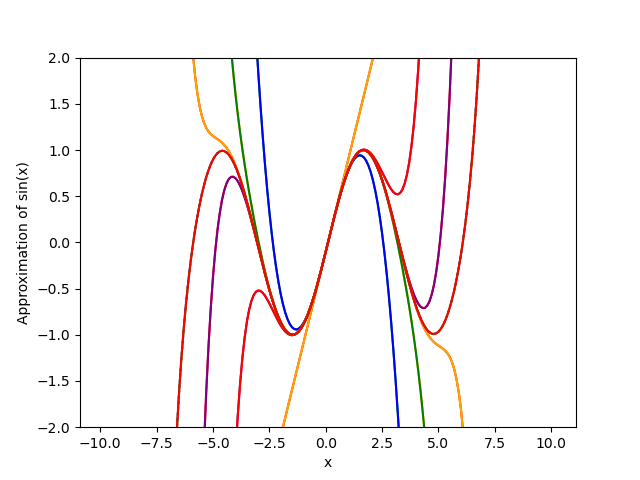

Write the Python code that produced this figure.
import numpy as np
import math as math #I was getting a warning that numpy.math.factorial was going to be removed in the future. This is what google told me to do so it doesn't break in the future. math.factorial()
import matplotlib.pyplot as pp

def factorial(n):
    y=math.factorial(n)
    return y
a=0
nmax=15

x=-10
x_values=[]
i=0
sin_approx=[]
approx=[[],[],[],[],[],[],[],[],[],[],[],[],[],[]]



while x<10:
    g=np.sin(a)
    for n in range(1,nmax):
        r=n%4
        if r==1:
            y=np.cos(a)
       
        elif r==2:
            y=-np.sin(a)
     
        elif r==3:
            y=-np.cos(a)

        else:
            y=np.sin(a)
        
        z=(y/factorial(n))*(x-a)**(n)
        g+=z
        approx[n-1].append(g)
   
    sin_approx.append(g)
    #print(i)

    #print(g)
    #print(np.sin(x))
    x += 0.1
    x_values.append(x)
    i += 1

#there is probably a better way to do this. I do not know how.
pp.plot(x_values, sin_approx, color='blue', ls=':')
pp.plot(x_values, approx[0], color='red')
pp.plot(x_values, approx[1], color='orange')
pp.plot(x_values, approx[2], color='green')
pp.plot(x_values, approx[3], color='blue')
pp.plot(x_values, approx[4], color='purple')
pp.plot(x_values, approx[5], color='red')
pp.plot(x_values, approx[6], color='orange')
pp.plot(x_values, approx[7], color='green')
pp.plot(x_values, approx[8], color='red')
pp.plot(x_values, approx[9], color='purple')
pp.plot(x_values, approx[10], color='red')
pp.plot(x_values, approx[11], color='orange')
pp.plot(x_values, approx[12], color='green')
pp.plot(x_values, approx[13], color='red')


pp.ylim(-2,2) #I added this because with only 15 terms, the approximations close to -10 and 10 were very far off and you could not see the curves at all. 
pp.xlabel("x")
pp.ylabel("Approximation of sin(x)")
pp.savefig("taylor.png")

    
